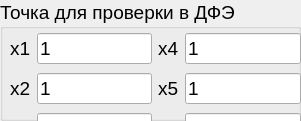
  <widget class="QGroupBox" name="groupBox_6">
   <property name="geometry">
    <rect>
     <x>1520</x>
     <y>100</y>
     <width>301</width>
     <height>121</height>
    </rect>
   </property>
   <property name="font">
    <font>
     <family>Helvetica</family>
     <pointsize>14</pointsize>
    </font>
   </property>
   <property name="title">
    <string>Точка для проверки в ДФЭ</string>
   </property>
   <widget class="QWidget" name="gridLayoutWidget_7">
    <property name="geometry">
     <rect>
      <x>10</x>
      <y>30</y>
      <width>291</width>
      <height>119</height>
     </rect>
    </property>
    <property name="font">
     <font>
      <family>Helvetica</family>
     </font>
    </property>
    <layout class="QGridLayout" name="gridLayout_9">
     <item row="1" column="0">
      <widget class="QLabel" name="label_a_18">
       <property name="font">
        <font>
         <family>Helvetica</family>
         <pointsize>14</pointsize>
        </font>
       </property>
       <property name="text">
        <string notr="true">x2</string>
       </property>
      </widget>
     </item>
     <item row="2" column="0">
      <widget class="QLabel" name="label_a_19">
       <property name="font">
        <font>
         <family>Helvetica</family>
         <pointsize>14</pointsize>
        </font>
       </property>
       <property name="text">
        <string notr="true">x3</string>
       </property>
      </widget>
     </item>
     <item row="0" column="0">
      <widget class="QLabel" name="label_a_16">
       <property name="font">
        <font>
         <family>Helvetica</family>
         <pointsize>14</pointsize>
        </font>
       </property>
       <property name="text">
        <string notr="true">x1</string>
       </property>
      </widget>
     </item>
     <item row="0" column="2">
      <widget class="QLineEdit" name="line_edit_x1_partial">
       <property name="font">
        <font>
         <family>Helvetica</family>
         <pointsize>14</pointsize>
        </font>
       </property>
       <property name="text">
        <string>1</string>
       </property>
      </widget>
     </item>
     <item row="2" column="2">
      <widget class="QLineEdit" name="line_edit_x3_partial">
       <property name="font">
        <font>
         <family>Helvetica</family>
         <pointsize>14</pointsize>
        </font>
       </property>
       <property name="text">
        <string>1</string>
       </property>
      </widget>
     </item>
     <item row="1" column="2">
      <widget class="QLineEdit" name="line_edit_x2_partial">
       <property name="font">
        <font>
         <family>Helvetica</family>
         <pointsize>14</pointsize>
        </font>
       </property>
       <property name="text">
        <string>1</string>
       </property>
      </widget>
     </item>
     <item row="2" column="4">
      <widget class="QLineEdit" name="line_edit_x6_partial">
       <property name="font">
        <font>
         <family>Helvetica</family>
         <pointsize>14</pointsize>
        </font>
       </property>
       <property name="text">
        <string>1</string>
       </property>
      </widget>
     </item>
     <item row="2" column="3">
      <widget class="QLabel" name="label_a_21">
       <property name="font">
        <font>
         <family>Helvetica</family>
         <pointsize>14</pointsize>
        </font>
       </property>
       <property name="text">
        <string notr="true">x6</string>
       </property>
      </widget>
     </item>
     <item row="1" column="4">
      <widget class="QLineEdit" name="line_edit_x5_partial">
       <property name="font">
        <font>
         <family>Helvetica</family>
         <pointsize>14</pointsize>
        </font>
       </property>
       <property name="text">
        <string>1</string>
       </property>
      </widget>
     </item>
     <item row="1" column="3">
      <widget class="QLabel" name="label_a_20">
       <property name="font">
        <font>
         <family>Helvetica</family>
         <pointsize>14</pointsize>
        </font>
       </property>
       <property name="text">
        <string notr="true">x5</string>
       </property>
      </widget>
     </item>
     <item row="0" column="4">
      <widget class="QLineEdit" name="line_edit_x4_partial">
       <property name="font">
        <font>
         <family>Helvetica</family>
         <pointsize>14</pointsize>
        </font>
       </property>
       <property name="text">
        <string>1</string>
       </property>
      </widget>
     </item>
     <item row="0" column="3">
      <widget class="QLabel" name="label_a_17">
       <property name="font">
        <font>
         <family>Helvetica</family>
         <pointsize>14</pointsize>
        </font>
       </property>
       <property name="text">
        <string notr="true">x4</string>
       </property>
      </widget>
     </item>
    </layout>
   </widget>
  </widget>
